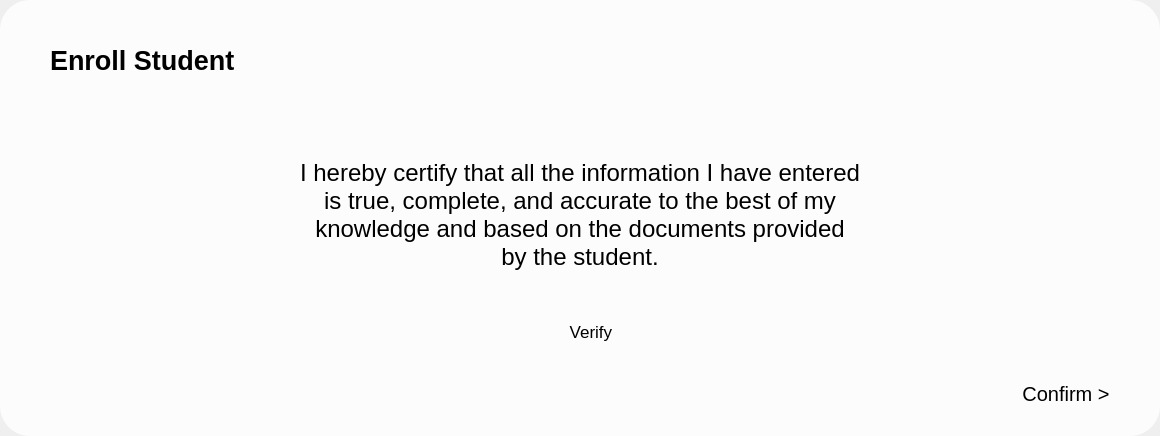
      <widget class="QWidget" name="verificationPage">
       <layout class="QHBoxLayout" name="horizontalLayout_12">
        <property name="spacing">
         <number>0</number>
        </property>
        <property name="leftMargin">
         <number>0</number>
        </property>
        <property name="topMargin">
         <number>0</number>
        </property>
        <property name="rightMargin">
         <number>0</number>
        </property>
        <property name="bottomMargin">
         <number>0</number>
        </property>
        <item>
         <widget class="QFrame" name="frame_14">
          <property name="styleSheet">
           <string notr="true">background-color: white;
background-color: rgba(255, 255, 255, 0.8);
border-radius: 30;

</string>
          </property>
          <property name="frameShape">
           <enum>QFrame::NoFrame</enum>
          </property>
          <layout class="QVBoxLayout" name="verticalLayout_7">
           <property name="spacing">
            <number>0</number>
           </property>
           <property name="leftMargin">
            <number>0</number>
           </property>
           <property name="topMargin">
            <number>10</number>
           </property>
           <property name="rightMargin">
            <number>0</number>
           </property>
           <property name="bottomMargin">
            <number>30</number>
           </property>
           <item>
            <widget class="QFrame" name="frame_15">
             <property name="styleSheet">
              <string notr="true">background-color: transparent;</string>
             </property>
             <property name="frameShape">
              <enum>QFrame::NoFrame</enum>
             </property>
             <layout class="QHBoxLayout" name="horizontalLayout_10">
              <property name="leftMargin">
               <number>50</number>
              </property>
              <property name="topMargin">
               <number>0</number>
              </property>
              <property name="rightMargin">
               <number>30</number>
              </property>
              <item>
               <widget class="QLabel" name="label_6">
                <property name="font">
                 <font>
                  <pointsize>20</pointsize>
                  <bold>true</bold>
                 </font>
                </property>
                <property name="styleSheet">
                 <string notr="true"/>
                </property>
                <property name="text">
                 <string>Enroll Student</string>
                </property>
               </widget>
              </item>
              <item>
               <spacer name="horizontalSpacer_5">
                <property name="orientation">
                 <enum>Qt::Horizontal</enum>
                </property>
                <property name="sizeHint" stdset="0">
                 <size>
                  <width>40</width>
                  <height>20</height>
                 </size>
                </property>
               </spacer>
              </item>
              <item>
               <widget class="QLabel" name="label_7">
                <property name="minimumSize">
                 <size>
                  <width>200</width>
                  <height>100</height>
                 </size>
                </property>
                <property name="maximumSize">
                 <size>
                  <width>200</width>
                  <height>100</height>
                 </size>
                </property>
                <property name="text">
                 <string/>
                </property>
                <property name="pixmap">
                 <pixmap>../assets/images/appLogo.png</pixmap>
                </property>
                <property name="scaledContents">
                 <bool>true</bool>
                </property>
               </widget>
              </item>
             </layout>
            </widget>
           </item>
           <item>
            <widget class="QFrame" name="frame_16">
             <property name="sizePolicy">
              <sizepolicy hsizetype="Preferred" vsizetype="Expanding">
               <horstretch>0</horstretch>
               <verstretch>0</verstretch>
              </sizepolicy>
             </property>
             <property name="styleSheet">
              <string notr="true">background-color: transparent;</string>
             </property>
             <property name="frameShape">
              <enum>QFrame::NoFrame</enum>
             </property>
             <layout class="QVBoxLayout" name="verticalLayout_8">
              <property name="spacing">
               <number>50</number>
              </property>
              <property name="leftMargin">
               <number>300</number>
              </property>
              <property name="topMargin">
               <number>0</number>
              </property>
              <property name="rightMargin">
               <number>300</number>
              </property>
              <property name="bottomMargin">
               <number>0</number>
              </property>
              <item>
               <spacer name="verticalSpacer_6">
                <property name="sizeHint" stdset="0">
                 <size>
                  <width>20</width>
                  <height>40</height>
                 </size>
                </property>
               </spacer>
              </item>
              <item>
               <widget class="QLabel" name="label_8">
                <property name="font">
                 <font>
                  <pointsize>18</pointsize>
                 </font>
                </property>
                <property name="text">
                 <string>I hereby certify that all the information I have entered is true, complete, and accurate to the best of my knowledge and based on the documents provided by the student.</string>
                </property>
                <property name="alignment">
                 <set>Qt::AlignCenter</set>
                </property>
                <property name="wordWrap">
                 <bool>true</bool>
                </property>
               </widget>
              </item>
              <item alignment="Qt::AlignHCenter">
               <widget class="QCheckBox" name="verifyCheck">
                <property name="font">
                 <font>
                  <pointsize>13</pointsize>
                 </font>
                </property>
                <property name="text">
                 <string> Verify</string>
                </property>
                <property name="iconSize">
                 <size>
                  <width>16</width>
                  <height>16</height>
                 </size>
                </property>
               </widget>
              </item>
              <item>
               <spacer name="verticalSpacer_5">
                <property name="sizeHint" stdset="0">
                 <size>
                  <width>20</width>
                  <height>40</height>
                 </size>
                </property>
               </spacer>
              </item>
             </layout>
            </widget>
           </item>
           <item alignment="Qt::AlignBottom">
            <widget class="QFrame" name="frame_21">
             <property name="sizePolicy">
              <sizepolicy hsizetype="Preferred" vsizetype="Expanding">
               <horstretch>0</horstretch>
               <verstretch>0</verstretch>
              </sizepolicy>
             </property>
             <property name="styleSheet">
              <string notr="true">background-color: transparent;</string>
             </property>
             <property name="frameShape">
              <enum>QFrame::NoFrame</enum>
             </property>
             <layout class="QHBoxLayout" name="horizontalLayout_11">
              <property name="spacing">
               <number>10</number>
              </property>
              <property name="leftMargin">
               <number>50</number>
              </property>
              <property name="topMargin">
               <number>0</number>
              </property>
              <property name="rightMargin">
               <number>50</number>
              </property>
              <property name="bottomMargin">
               <number>0</number>
              </property>
              <item>
               <widget class="QPushButton" name="backToInputBtn">
                <property name="text">
                 <string/>
                </property>
                <property name="icon">
                 <iconset>
                  <normaloff>../assets/icons/arrow-left.svg</normaloff>../assets/icons/arrow-left.svg</iconset>
                </property>
                <property name="iconSize">
                 <size>
                  <width>30</width>
                  <height>30</height>
                 </size>
                </property>
               </widget>
              </item>
              <item>
               <spacer name="horizontalSpacer_17">
                <property name="orientation">
                 <enum>Qt::Horizontal</enum>
                </property>
                <property name="sizeHint" stdset="0">
                 <size>
                  <width>40</width>
                  <height>20</height>
                 </size>
                </property>
               </spacer>
              </item>
              <item>
               <widget class="QPushButton" name="confirmBtn">
                <property name="sizePolicy">
                 <sizepolicy hsizetype="Preferred" vsizetype="Preferred">
                  <horstretch>0</horstretch>
                  <verstretch>0</verstretch>
                 </sizepolicy>
                </property>
                <property name="font">
                 <font>
                  <pointsize>15</pointsize>
                  <bold>false</bold>
                  <underline>false</underline>
                 </font>
                </property>
                <property name="styleSheet">
                 <string notr="true"/>
                </property>
                <property name="text">
                 <string>Confirm &gt;</string>
                </property>
               </widget>
              </item>
             </layout>
            </widget>
           </item>
          </layout>
         </widget>
        </item>
       </layout>
      </widget>
